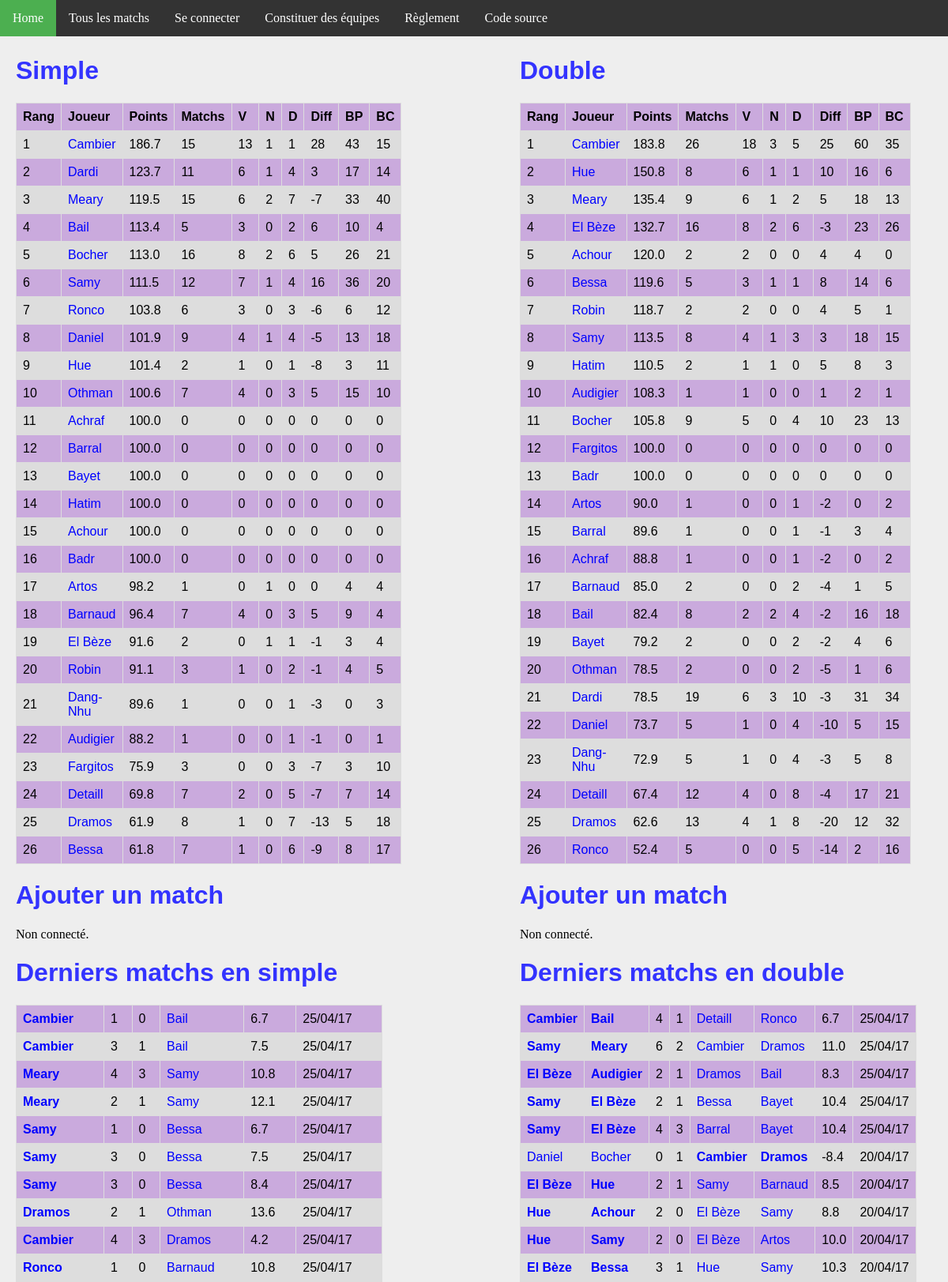
Before: / with the older database file.
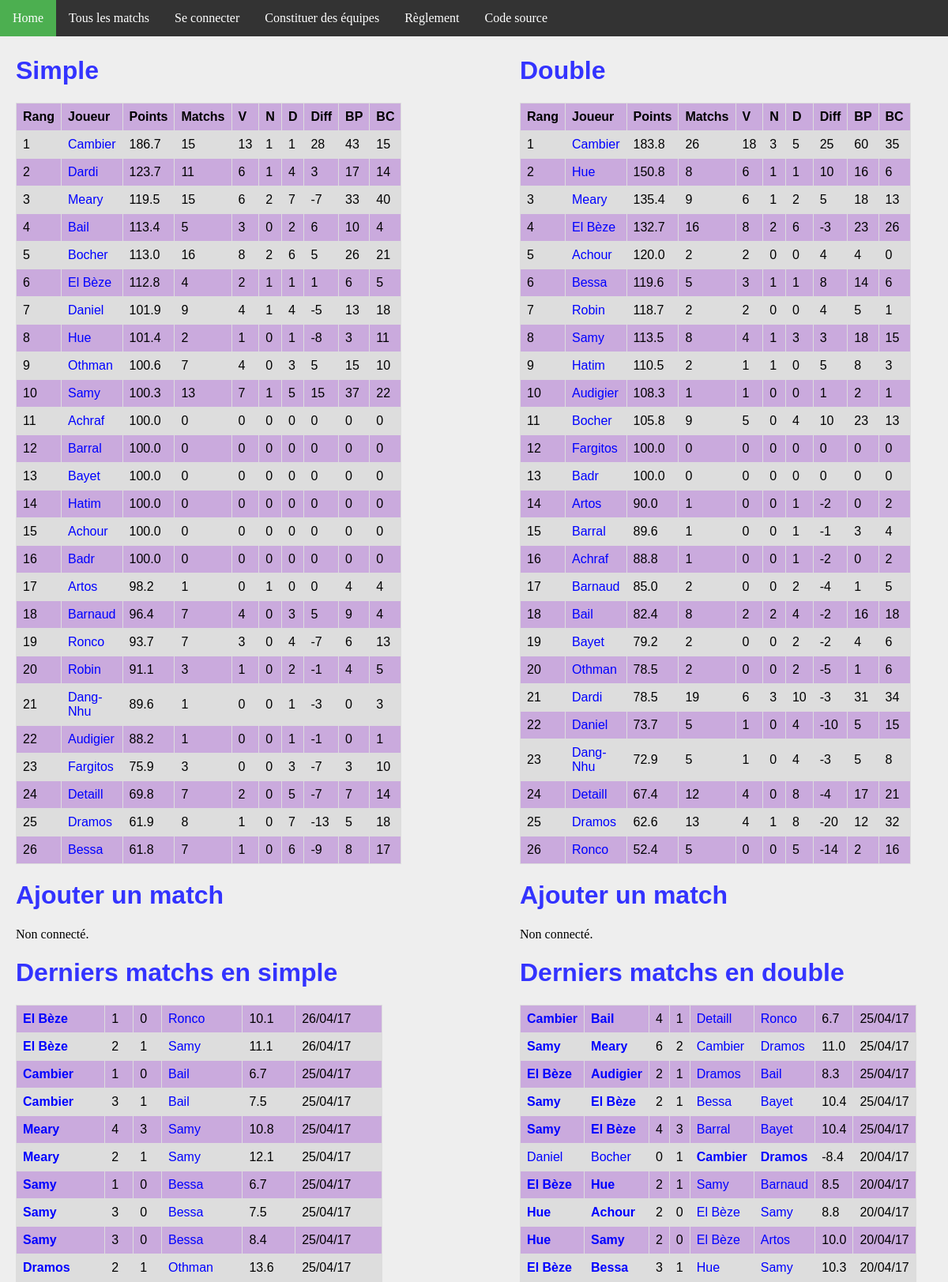
After: the same page with the newer database file.
### ranking/models.py (models this page shows, shortened)
class Joueur(models.Model):
    user = models.OneToOneField(User, on_delete=models.CASCADE)
    pseudo = models.CharField(max_length = 50, default="Pax lambda")
    simple_score = models.FloatField(default=100)
    simple_rang = models.IntegerField(default=0)
    simple_victoires = models.IntegerField(default=0)
    simple_nuls = models.IntegerField(default=0)
    simple_defaites = models.IntegerField(default=0)
    simple_buts_pour = models.IntegerField(default=0)
    simple_buts_contre = models.IntegerField(default=0)
    double_score = models.FloatField(default=100)
    double_rang = models.IntegerField(default=0)
    double_victoires = models.IntegerField(default=0)
    double_nuls = models.IntegerField(default=0)
    double_defaites = models.IntegerField(default=0)
    double_buts_pour = models.IntegerField(default=0)
    double_buts_contre = models.IntegerField(default=0)
    @property
    def simple_matchs(self):
        return self.simple_nuls + self.simple_victoires + self.simple_defaites
    @property
    def double_matchs(self):
        return self.double_nuls + self.double_victoires + self.double_defaites
    @property
    def simple_diff(self):
        return self.simple_buts_pour - self.simple_buts_contre
    @property
    def double_diff(self):
        return self.double_buts_pour - self.double_buts_contre

class MatchSimple(models.Model):
    domicile = models.ForeignKey('Joueur', related_name = 'dom')
    exterieur = models.ForeignKey('Joueur', related_name = 'exte')
    date = models.DateTimeField(auto_now_add=True)
    buts_domicile = models.IntegerField(default=0)
    buts_exterieur = models.IntegerField(default=0)
    points = models.FloatField(default=0)
    @property
    def winner(self):
        if self.buts_domicile > self.buts_exterieur:
            return 1.
        elif self.buts_domicile < self.buts_exterieur:
            return 0.
        else:
            return 0.5

class MatchDouble(models.Model):
    domicile_1 = models.ForeignKey('Joueur', related_name = 'dom1')
    domicile_2 = models.ForeignKey('Joueur', related_name = 'dom2')
    exterieur_1 = models.ForeignKey('Joueur', related_name = 'exte1')
    exterieur_2 = models.ForeignKey('Joueur', related_name = 'exte2')
    date = models.DateTimeField(auto_now_add=True)
    buts_domicile = models.IntegerField(default=0)
    buts_exterieur = models.IntegerField(default=0)
    points = models.FloatField(default=0)
    @property
    def winner(self):
        if self.buts_domicile > self.buts_exterieur:
            return 1.
        elif self.buts_domicile < self.buts_exterieur:
            return 0.
        else:
            return 0.5

### ranking/views.py (the view)
# urls.py: url(r'^$', views.index, name='index'),
def index(request):
    n_matchs = 10
    context = {
        'simple_ranking': Joueur.objects.order_by('simple_rang').all(),
        'double_ranking': Joueur.objects.order_by('double_rang').all(),
        'simple_matchs': MatchSimple.objects.order_by('-date').all()[:n_matchs],
        'double_matchs': MatchDouble.objects.order_by('-date').all()[:n_matchs],
    }
    return render(request, 'index.html', context)

### ranking/templatetags/app_filter.py (called while the page is built)
@register.filter(name='decimal')
def decimal(x):
    return '{0:.1f}'.format(x)

### ranking/templates/index.html (shortened to what the changed rows need)
{% extends 'base.html' %}
{% block body %}
{% load app_filter %}
<div id="column1" style="float:left; margin:0; width:40%;">
    <h1>Simple</h1>
    <table>
        <tr>
            <th>Rang</th>
            <th>Joueur</th>
            <th>Points</th>
            <th>Matchs</th>
            <th>V</th>
            <th>N</th>
            <th>D</th>
            <th>Diff</th>
            <th>BP</th>
            <th>BC</th>
        </tr>
        {% for j in simple_ranking %}
        <tr>
            <td>{{ j.simple_rang }}</td>
            <td><a class='joueur' href="{% url 'joueur' j.id %}">{{j.pseudo}}</a></td>
            <td>{{j.simple_score|decimal}}</td>
            <td>{{j.simple_matchs}}</td>
            <td>{{j.simple_victoires}}</td>
            <td>{{j.simple_nuls}}</td>
            <td>{{j.simple_defaites}}</td>
            <td>{{j.simple_diff}}</td>
            <td>{{j.simple_buts_pour}}</td>
            <td>{{j.simple_buts_contre}}</td>
        </tr>
        {% endfor %}
    </table>
    <h1>Ajouter un match</h1>
    <h1>Derniers matchs en simple</h1>
    <table>
        {% for m in simple_matchs %}
        <tr>
            <td {% if m.winner == 1 %} style='font-weight:bold'{% endif %} >
                <a class="joueur" href="{% url 'joueur' m.domicile.id %}">{{m.domicile.pseudo}}</a>
            </td>
            <td>{{m.buts_domicile}}</td>
            <td>{{m.buts_exterieur}}</td>
            <td {% if m.winner == 0 %} style='font-weight:bold'{% endif %} >
                <a class='joueur' href="{% url 'joueur' m.exterieur.id %}">{{m.exterieur.pseudo}}</a>
            </td>
            <td>{{m.points|decimal}}</td>
            <td>{{m.date | date:'d/m/y'}}</td>
        </tr>
        {% endfor %}
    </table>
</div>
<div id="column2" style="float:left; margin-left:15%;width:40%;">
<h1>Double</h1>
<table>
    <tr>
        <th>Rang</th>
        <th>Joueur</th>
        <th>Points</th>
        <th>Matchs</th>
        <th>V</th>
        <th>N</th>
        <th>D</th>
        <th>Diff</th>
        <th>BP</th>
        <th>BC</th>
    </tr>
    {% for j in double_ranking %}
    <tr>
        <td>{{ j.double_rang }}</td>
        <td><a class='joueur' href="{% url 'joueur' j.id %}">{{j.pseudo}}</a></td>
        <td>{{j.double_score|decimal}}</td>
        <td>{{j.double_matchs}}</td>
        <td>{{j.double_victoires}}</td>
        <td>{{j.double_nuls}}</td>
        <td>{{j.double_defaites}}</td>
        <td>{{j.double_diff}}</td>
        <td>{{j.double_buts_pour}}</td>
        <td>{{j.double_buts_contre}}</td>
    </tr>
    {% endfor %}
    </table>
    <h1>Ajouter un match</h1>
    <h1>Derniers matchs en double</h1>
    <table>
        {% for m in double_matchs %}
        <tr>
            <td {% if m.winner == 1 %} style='font-weight:bold'{% endif %} >
                <a class="joueur" href="{% url 'joueur' m.domicile_1.id %}">{{m.domicile_1.pseudo}}</a>
            </td>
            <td {% if m.winner == 1 %} style='font-weight:bold'{% endif %} >
                <a class="joueur" href="{% url 'joueur' m.domicile_2.id %}">{{m.domicile_2.pseudo}}</a>
            </td>
            <td>{{m.buts_domicile}}</td>
            <td>{{m.buts_exterieur}}</td>
            <td {% if m.winner == 0 %} style='font-weight:bold'{% endif %} >
                <a class='joueur' href="{% url 'joueur' m.exterieur_1.id %}">{{m.exterieur_1.pseudo}}</a>
            </td>
            <td {% if m.winner == 0 %} style='font-weight:bold'{% endif %} >
                <a class='joueur' href="{% url 'joueur' m.exterieur_2.id %}">{{m.exterieur_2.pseudo}}</a>
            </td>
            <td>{{m.points|decimal}}</td>
            <td>{{m.date | date:'d/m/y'}}</td>
        </tr>
        {% endfor %}
    </table>
    </div>
{% endblock %}

Changed rows visible on the page:
no longer on this page (row unchanged): MatchSimple: domicile.pseudo "Cambier", buts_domicile "4", buts_exterieur "3", exterieur.pseudo "Dramos", points|decimal "4.2", date "25/04/17"
no longer on this page (row unchanged): MatchSimple: domicile.pseudo "Ronco", buts_domicile "1", buts_exterieur "0", exterieur.pseudo "Barnaud", points|decimal "10.8", date "25/04/17"
changed Joueur "El Bèze": simple_rang "19" → "6"; simple_score|decimal "91.6" → "112.8"; simple_matchs "2" → "4"; simple_victoires "0" → "2"; simple_diff "-1" → "1"; simple_buts_pour "3" → "6"; simple_buts_contre "4" → "5"; moves up the list
changed Joueur "Daniel": simple_rang "8" → "7"
changed Joueur "Hue": simple_rang "9" → "8"
changed Joueur "Othman": simple_rang "10" → "9"
changed Joueur "Samy": simple_rang "6" → "10"; simple_score|decimal "111.5" → "100.3"; simple_matchs "12" → "13"; simple_defaites "4" → "5"; simple_diff "16" → "15"; simple_buts_pour "36" → "37"; simple_buts_contre "20" → "22"; moves down the list
changed Joueur "Ronco": simple_rang "7" → "19"; simple_score|decimal "103.8" → "93.7"; simple_matchs "6" → "7"; simple_defaites "3" → "4"; simple_diff "-6" → "-7"; simple_buts_contre "12" → "13"; moves down the list
added MatchSimple: domicile.pseudo "El Bèze", buts_domicile "1", buts_exterieur "0", exterieur.pseudo "Ronco", points|decimal "10.1", date "26/04/17"
added MatchSimple: domicile.pseudo "El Bèze", buts_domicile "2", buts_exterieur "1", exterieur.pseudo "Samy", points|decimal "11.1", date "26/04/17"
